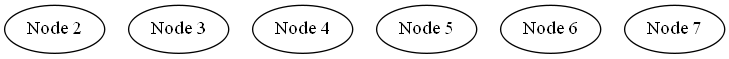

Here is the Python script that generated this plot:
import numpy as np
import pydot 
import random

graph1 = [[False, True, False, True, True, False, False, True], [True, False, True, False, True, True, False, False], [False, True, False, True, False, True, True, False], [True, False, True, False, False, False, True, True], [True, True, False, False, False, False, False, False], [False, True, True, False, False, False, False, False], [False, False, True, True, False, False, False, False], [True, False, False, True, False, False, False, False]]
graph2 = [
            [True, True, True, True, True],
            [True, True, True, True, False],
            [True, True, True, True, False],
            [True, True, True, True, True],
            [True, False, False, True, True],
           ]
def graph3(n):
    edges = np.zeros((n, n))
    vertices = range(n)
    for i in range(n):
        friends = random.sample(vertices, 3)
        for f in friends:
            edges[i][f] = True
            edges[f][i] = True
    return edges

def draw_graph(edges, image='graph.png', sub_graph=None, path=None):
    if sub_graph == None:
        sub_graph = [1] * len(edges)
        
    graph = pydot.Dot(graph_type='graph')
    
    for i in range(len(edges)):
        for j in range(i):
            if edges[i][j]:
                edge = pydot.Edge("Node %d" % i, "Node %d" % j)
                graph.add_edge(edge)
            elif sub_graph[i]:
                graph.add_node(pydot.Node("Node %d" % i))
    if path:
        s0 = path[0]
        for i, s in enumerate(path[1:]):
            graph.add_edge(pydot.Edge("Node %d" % s0, "Node %d" % s, 
                                  label='%d' % (i+1), fontsize="30.0", color="blue"))
            s0 = s

    graph.write_png(image)
